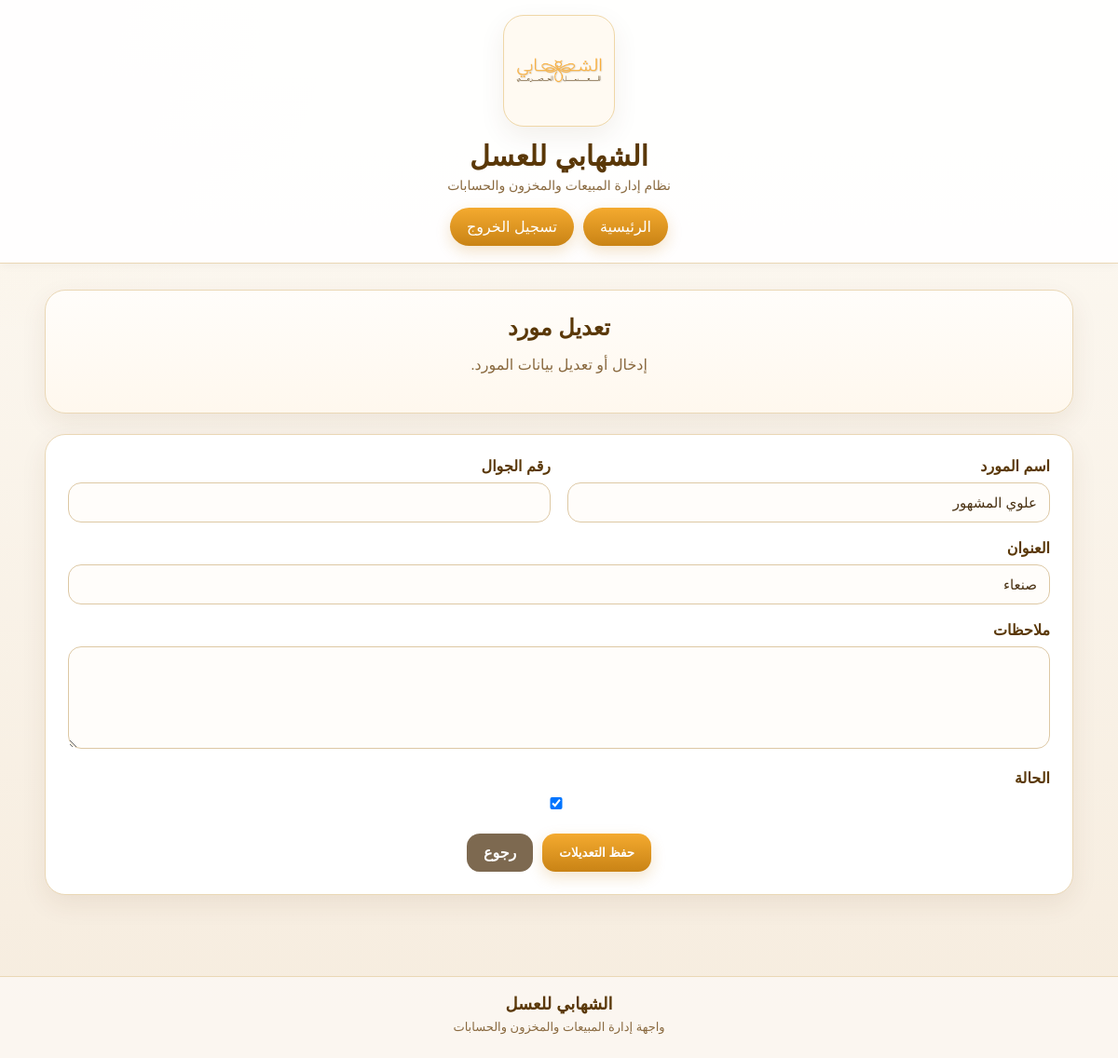
The app's page /suppliers/1/edit/ (signed in) with its own data.
### suppliers/models.py (models this page shows, shortened)
class Supplier(models.Model):
    name = models.CharField(max_length=200, verbose_name='اسم المورد')
    phone = models.CharField(max_length=30, blank=True, null=True, verbose_name='رقم الجوال')
    address = models.CharField(max_length=250, blank=True, null=True, verbose_name='العنوان')
    notes = models.TextField(blank=True, null=True, verbose_name='ملاحظات')
    is_active = models.BooleanField(default=True, verbose_name='نشط')
    created_at = models.DateTimeField(auto_now_add=True)
    class Meta:
        verbose_name = 'مورد'
        verbose_name_plural = 'الموردون'
        ordering = ['name']

### suppliers/views.py (the view)
# urls.py: path('<int:pk>/edit/', supplier_update, name='supplier-update'),
@login_required
def supplier_update(request, pk):
    profile = get_manager_profile(request)
    if not profile:
        return redirect('dashboard')
    supplier = get_object_or_404(Supplier, pk=pk)
    if request.method == 'POST':
        form = SupplierForm(request.POST, instance=supplier)
        if form.is_valid():
            form.save()
            return redirect('supplier-list')
    else:
        form = SupplierForm(instance=supplier)
    return render(request, 'suppliers/supplier_form.html', {
        'profile': profile,
        'form': form,
        'page_title': 'تعديل مورد',
        'submit_label': 'حفظ التعديلات',
    })

### suppliers/forms.py
class SupplierForm(forms.ModelForm):
    class Meta:
        model = Supplier
        fields = ['name', 'phone', 'address', 'notes', 'is_active']
        widgets = {
            'notes': forms.Textarea(attrs={'rows': 4}),
        }
    def __init__(self, *args, **kwargs):
        super().__init__(*args, **kwargs)
        for field in self.fields.values():
            field.widget.attrs['class'] = 'form-control'

### suppliers/views.py (called while the page is built)
def get_manager_profile(request):
    profile = WorkerProfile.objects.filter(user=request.user).select_related('warehouse').first()
    if not profile or profile.role != 'manager':
        return None
    return profile

### templates/suppliers/supplier_form.html (shortened to what this page needs)
{% extends 'base.html' %}
{% block content %}
<div class="hero-card">
    <h2>{{ page_title }}</h2>
    <p class="muted">إدخال أو تعديل بيانات المورد.</p>
</div>
<div class="panel-card">
    <form method="post">
        <div class="grid">
            <div class="col-6">
                <label>اسم المورد</label>
                {{ form.name }}
            </div>
            <div class="col-6">
                <label>رقم الجوال</label>
                {{ form.phone }}
            </div>
            <div class="col-12">
                <label>العنوان</label>
                {{ form.address }}
            </div>
            <div class="col-12">
                <label>ملاحظات</label>
                {{ form.notes }}
            </div>
            <div class="col-12">
                <label>الحالة</label>
                {{ form.is_active }}
            </div>
        </div>
        <div class="actions">
            <button type="submit" class="btn">{{ submit_label }}</button>
            <a href="{% url 'supplier-list' %}" class="btn btn-secondary">رجوع</a>
        </div>
    </form>
</div>
{% endblock %}

### static/css/style.css (style rules this page uses)
:root { --bg-main: #fbf7ef; --bg-soft: #f7efe2; --card-bg: #ffffff; --text-main: #493112; --text-soft: #8a6a40; --gold-main: #f4aa2f; --gold-dark: #c98315; --brown-main: #5a3808; --border-soft: #ead7b5; --shadow-soft: 0 10px 28px rgba(90, 56, 8, 0.08); --radius-xl: 22px; --radius-lg: 18px; --radius-md: 14px; }
* { box-sizing: border-box; }
body { margin: 0; font-family: Tahoma, Arial, sans-serif; color: var(--text-main); background: radial-gradient(circle at top left, rgba(244, 170, 47, 0.06), transparent 22%), linear-gradient(180deg, #fdfaf4 0%, #f6ecde 100%); }
.hero-card, .panel-card, .stat-card { background: var(--card-bg); border: 1px solid var(--border-soft); border-radius: var(--radius-xl); box-shadow: var(--shadow-soft); }
.hero-card { padding: 26px; text-align: center; margin-bottom: 22px; background: linear-gradient(180deg, #fffdfa 0%, #fff8ee 100%); }
.panel-card { padding: 24px; margin-bottom: 22px; }
.hero-card h2, .panel-card h2, .panel-card h3 { margin-top: 0; margin-bottom: 10px; color: var(--brown-main); }
.muted { color: var(--text-soft); text-align: center; }
.grid { display: grid; grid-template-columns: repeat(12, 1fr); gap: 18px; margin-bottom: 22px; }
.col-6 { grid-column: span 6; }
.col-12 { grid-column: span 12; }
.actions { display: flex; justify-content: center; gap: 10px; flex-wrap: wrap; margin-top: 14px; }
.btn { display: inline-block; padding: 11px 18px; border-radius: 14px; background: linear-gradient(180deg, var(--gold-main), var(--gold-dark)); color: white; text-decoration: none; border: none; cursor: pointer; font-weight: bold; box-shadow: 0 6px 16px rgba(201, 131, 21, 0.22); }
.btn-secondary { background: #7d6950; box-shadow: none; }
label { display: block; margin-bottom: 8px; font-weight: bold; color: var(--brown-main); }
input, select, textarea, .form-control { width: 100%; padding: 12px 13px; border: 1px solid #ddc8a4; border-radius: 14px; background: #fffdfa; font-size: 15px; color: var(--text-main); }
textarea { min-height: 110px; resize: vertical; }
.btn, .main-nav a, .logout-btn, .quick-links a { transition: 0.2s ease; }

### records on screen
Supplier: name "علوي المشهور", address "صنعاء", is_active "☑"

### other values on screen
{{ page_title }} "تعديل مورد"
{{ submit_label }} "حفظ التعديلات"
